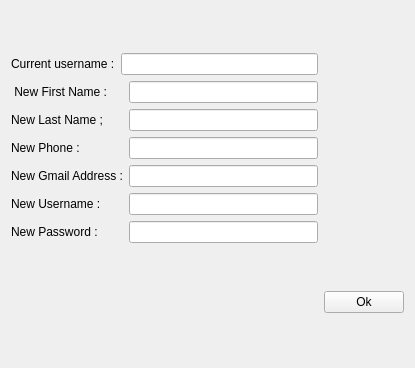
<?xml version="1.0" encoding="UTF-8"?>
<ui version="4.0">
 <class>EditProfileDialog</class>
 <widget class="QWidget" name="EditProfileDialog">
  <property name="geometry">
   <rect>
    <x>0</x>
    <y>0</y>
    <width>415</width>
    <height>368</height>
   </rect>
  </property>
  <property name="windowTitle">
   <string>Form</string>
  </property>
  <property name="styleSheet">
   <string notr="true">border-image: url(:/loginPic/loginPic.jpg);</string>
  </property>
  <layout class="QGridLayout" name="gridLayout_3">
   <item row="1" column="1">
    <widget class="QPushButton" name="approve">
     <property name="text">
      <string>Ok</string>
     </property>
    </widget>
   </item>
   <item row="0" column="0">
    <layout class="QGridLayout" name="gridLayout_2">
     <item row="0" column="0">
      <widget class="QLabel" name="label_7">
       <property name="text">
        <string>Current username :</string>
       </property>
      </widget>
     </item>
     <item row="0" column="1">
      <widget class="QLineEdit" name="currentUsername"/>
     </item>
     <item row="1" column="0" colspan="2">
      <layout class="QGridLayout" name="gridLayout">
       <item row="0" column="0">
        <widget class="QLabel" name="label">
         <property name="text">
          <string> New First Name :</string>
         </property>
        </widget>
       </item>
       <item row="0" column="1">
        <widget class="QLineEdit" name="firstName"/>
       </item>
       <item row="1" column="0">
        <widget class="QLabel" name="label_2">
         <property name="text">
          <string>New Last Name ;</string>
         </property>
        </widget>
       </item>
       <item row="1" column="1">
        <widget class="QLineEdit" name="lastName"/>
       </item>
       <item row="2" column="0">
        <widget class="QLabel" name="label_3">
         <property name="text">
          <string>New Phone :</string>
         </property>
        </widget>
       </item>
       <item row="2" column="1">
        <widget class="QLineEdit" name="phone"/>
       </item>
       <item row="3" column="0">
        <widget class="QLabel" name="label_4">
         <property name="text">
          <string>New Gmail Address :</string>
         </property>
        </widget>
       </item>
       <item row="3" column="1">
        <widget class="QLineEdit" name="gmail"/>
       </item>
       <item row="4" column="0">
        <widget class="QLabel" name="label_5">
         <property name="text">
          <string>New Username :</string>
         </property>
        </widget>
       </item>
       <item row="4" column="1">
        <widget class="QLineEdit" name="username"/>
       </item>
       <item row="5" column="0">
        <widget class="QLabel" name="label_6">
         <property name="text">
          <string>New Password :</string>
         </property>
        </widget>
       </item>
       <item row="5" column="1">
        <widget class="QLineEdit" name="password"/>
       </item>
      </layout>
     </item>
    </layout>
   </item>
  </layout>
 </widget>
 <resources/>
 <connections/>
</ui>
